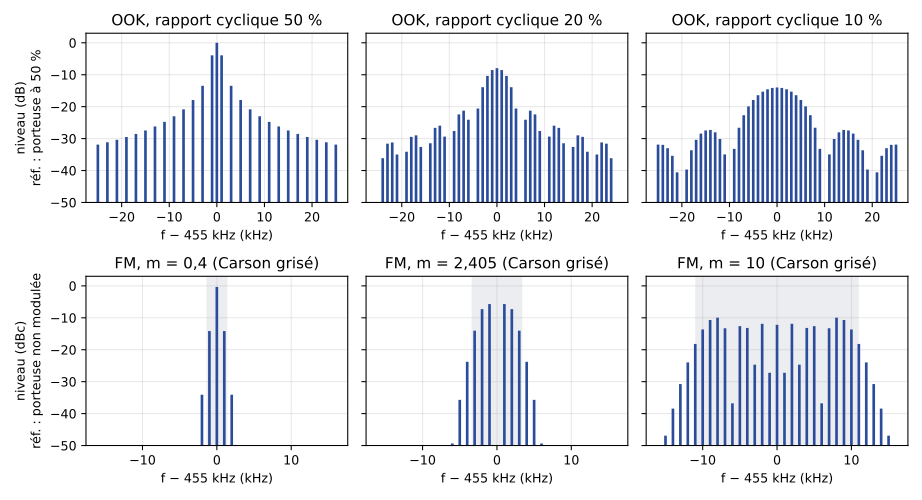

Recreate this plot in Python.
"""EANA4 TP 4/5 — Spectres théoriques (Complément).
En haut : OOK, porteuse 455 kHz modulée par un carré 0/4 V à 1 kHz, rapports cycliques 50, 20 et 10 %
(raie de rang k : |sinc(k·α)| relativement à la porteuse, sinc(x) = sin(πx)/(πx)).
En bas : FM, FM = 1 kHz, m = 0,4 ; 2,405 ; 10 (raie de rang n : |Jn(m)| relativement à la porteuse non modulée).
Valeurs des réglages : [poly, p. 46 et p. 51-52]."""
import numpy as np
import matplotlib
matplotlib.use("Agg")
import matplotlib.pyplot as plt
from scipy.special import jv
plt.rcParams.update({"font.family": "sans-serif", "font.size": 9.5, "svg.fonttype": "none"})
BLEU, GRIS = "#2B4C9B", "#7E889B"
PLANCHER = -50


def barres(a, k, db, couleur):
    db = np.maximum(db, PLANCHER)
    a.vlines(k, PLANCHER, db, color=couleur, lw=2)
    a.set_ylim(PLANCHER, 3)
    a.grid(alpha=0.3)


fig, axes = plt.subplots(2, 3, figsize=(9.6, 5.2), sharey=True)
k = np.arange(-25, 26)
for a, alpha in zip(axes[0], [0.5, 0.2, 0.1]):
    amp = np.abs(np.sinc(k * alpha)) * alpha / 0.5      # porteuse à 50 % prise comme référence 0 dB
    with np.errstate(divide="ignore"):
        db = 20 * np.log10(amp)
    barres(a, k, db, BLEU)
    a.set_title(f"OOK, rapport cyclique {int(alpha * 100)} %")
    a.set_xlabel("f − 455 kHz (kHz)")
axes[0][0].set_ylabel("niveau (dB)\nréf. : porteuse à 50 %")

n = np.arange(-16, 17)
for a, m in zip(axes[1], [0.4, 2.405, 10]):
    with np.errstate(divide="ignore"):
        db = 20 * np.log10(np.abs(jv(np.abs(n), m)))
    barres(a, n, db, BLEU)
    carson = (m + 1)          # demi-bande de Carson en kHz (ΔF + FM)
    a.axvspan(-carson, carson, color=GRIS, alpha=0.15, lw=0)
    a.set_title(f"FM, m = {str(m).replace('.', ',')} (Carson grisé)")
    a.set_xlabel("f − 455 kHz (kHz)")
axes[1][0].set_ylabel("niveau (dBc)\nréf. : porteuse non modulée")
fig.tight_layout()
fig.savefig("tp04-spectres-ook-fm.svg")
